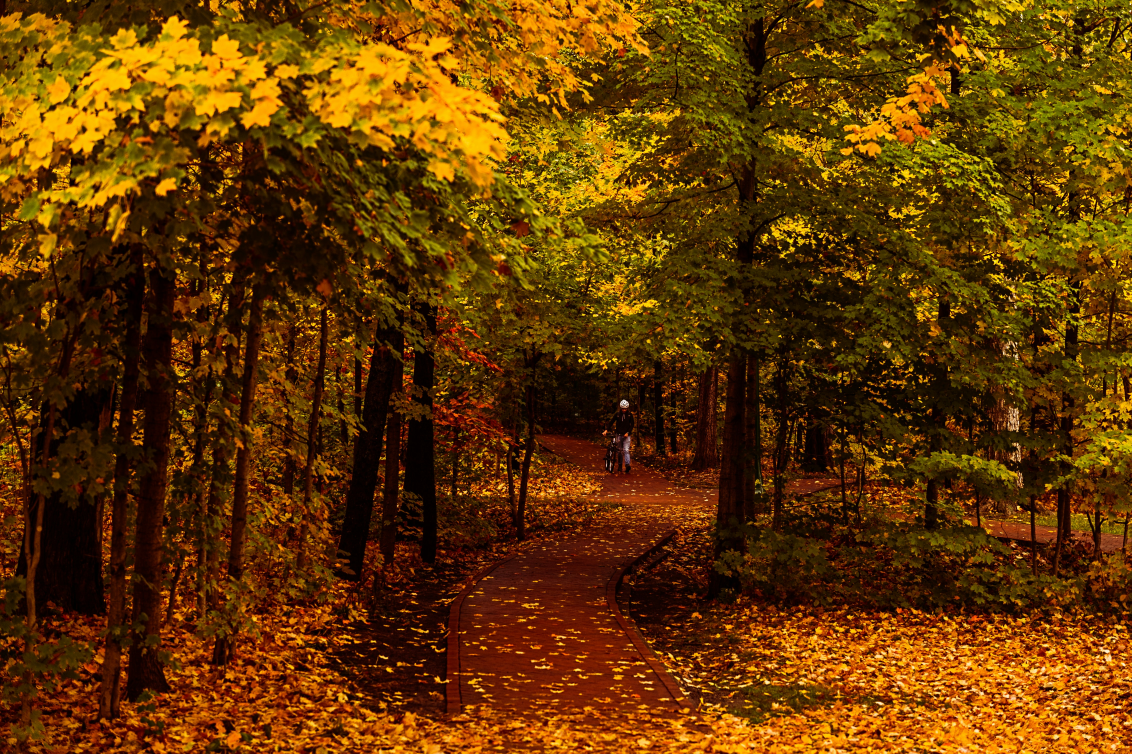
#> input picture data/sample_images/image1.jpg, 4527 x 3015 px (shown at 1/4 size)
$ python -i transforms.py   (imports and definitions only)
#> lines starting #> are read from the running program, lines starting #| are printed output that depends on the picture
#> further down, picture is the input picture: PIL image 4527x3015 RGB; mean R, G, B 99.2, 55.8, 3.3
# jobs/image_processing/transforms.py
# All image transform operations.
# Each function takes a PIL Image and returns a new PIL Image.
# Workers call these functions by name — the name is passed in the task payload.
#
# Supported transforms:
#   grayscale       — convert to single-channel grayscale
#   brightness      — increase / decrease brightness (factor param)
#   contrast        — increase / decrease contrast   (factor param)
#   blur            — Gaussian blur                  (radius param)
#   sharpen         — unsharp mask sharpening
#   resize          — resize to a given width×height (keeping aspect ratio)
#   thumbnail       — resize to fit inside a box (e.g. 128×128)
#   flip_horizontal — mirror left-right
#   flip_vertical   — mirror top-bottom
#   rotate          — rotate by degrees              (degrees param)
#   edge_detect     — find edges using FIND_EDGES filter
#   sepia           — warm sepia tone effect
#   invert          — colour inversion (negative)

from PIL import Image, ImageFilter, ImageEnhance, ImageOps
from typing import Any


# ── Registry: name → function ─────────────────────────────────────────────────

def grayscale(img: Image.Image, **_) -> Image.Image:
    """Convert to grayscale (L mode), then back to RGB for uniform output."""
    return img.convert("L").convert("RGB")


# [14 lines left out: functions brightness, contrast, not called in this run]


def blur(img: Image.Image, radius: float = 2.0, **_) -> Image.Image:
    """Apply Gaussian blur with the given radius."""
    return img.filter(ImageFilter.GaussianBlur(radius=float(radius)))


def sharpen(img: Image.Image, **_) -> Image.Image:
    """Sharpen using unsharp mask."""
    return img.filter(ImageFilter.UnsharpMask(radius=2, percent=150, threshold=3))


# [16 lines left out: functions resize, thumbnail, not called in this run]


def flip_horizontal(img: Image.Image, **_) -> Image.Image:
    """Mirror the image left to right."""
    return ImageOps.mirror(img)


def flip_vertical(img: Image.Image, **_) -> Image.Image:
    """Flip the image top to bottom."""
    return ImageOps.flip(img)


# [16 lines left out: functions rotate, edge_detect, not called in this run]


def sepia(img: Image.Image, **_) -> Image.Image:
    """
    Apply a warm sepia tone by tinting a grayscale version.
    Uses a matrix transform for efficiency.
    """
    gray = img.convert("L").convert("RGB")
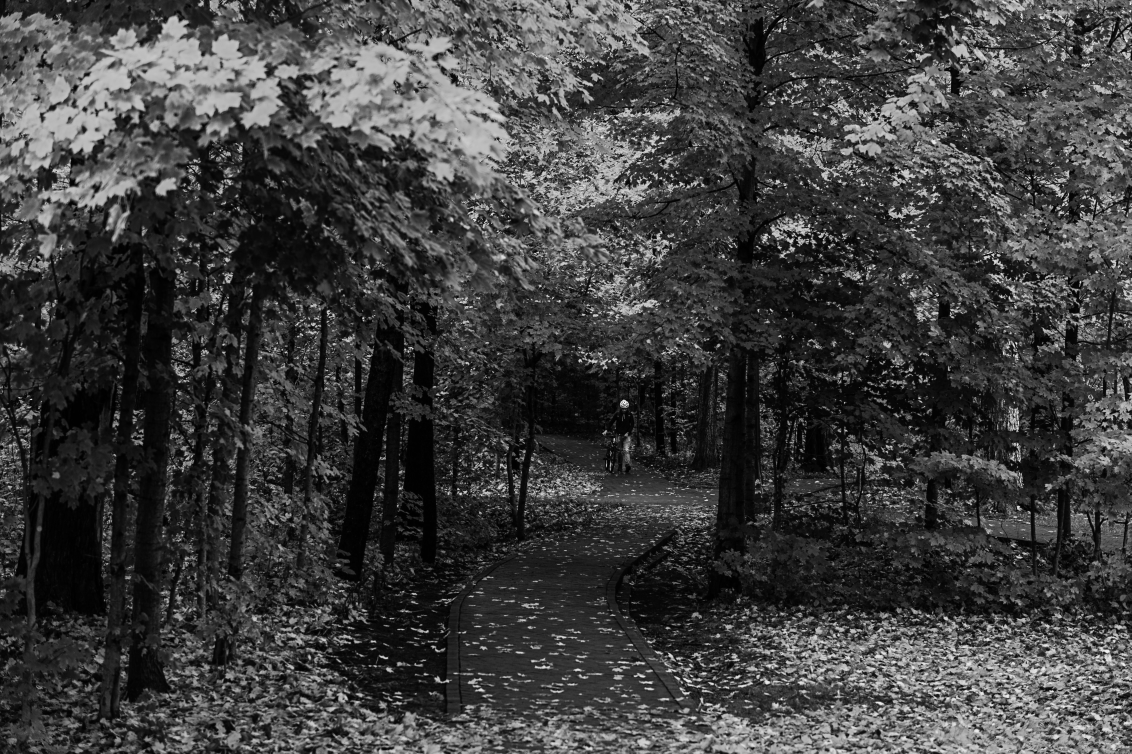
#> gray: PIL image 4527x3015 RGB (shown at 1/4 size); min 0, max 255, mean 62.8
    r, g, b = gray.split()

    def _apply(channel, rf, gf, bf):
        # blend using point transforms
        return channel

    # Sepia matrix applied via ImageEnhance chain
    sepia_img = ImageEnhance.Color(gray).enhance(0)     # desaturate
    sepia_img = ImageEnhance.Brightness(sepia_img).enhance(1.1)
    # Tint: manually apply sepia colour shift via pixel manipulation
    sepia_data = []
    for pixel in sepia_img.getdata():
        r_val = min(255, int(pixel[0] * 1.0))
        g_val = min(255, int(pixel[1] * 0.85))
        b_val = min(255, int(pixel[2] * 0.65))
        sepia_data.append((r_val, g_val, b_val))
#> this loop made 13648905 passes
#> (pixel, r_val, g_val, b_val) on passes 1 to 3: ((8, 8, 8), 8, 6, 5), ((9, 9, 9), 9, 7, 5), ((12, 12, 12), 12, 10, 7)
#> after the loop, sepia_data = 13648905 items
    result = Image.new("RGB", sepia_img.size)
#> result: PIL image 4527x3015 RGB; every value is 0
    result.putdata(sepia_data)
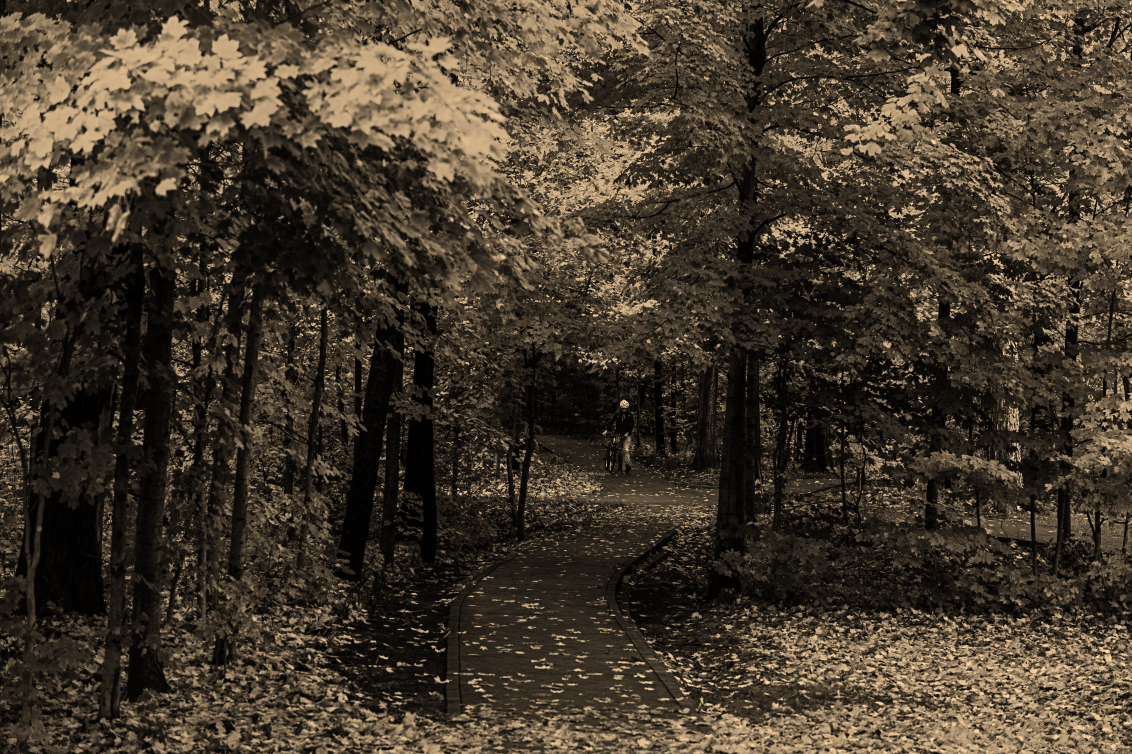
#> result: PIL image 4527x3015 RGB (shown at 1/4 size); mean R, G, B 68.6, 57.8, 44.1
    return result


def invert(img: Image.Image, **_) -> Image.Image:
    """Invert all pixel values (create a negative)."""
    return ImageOps.invert(img.convert("RGB"))


# ── Transform registry ────────────────────────────────────────────────────────

TRANSFORMS = {
    "grayscale"       : grayscale,
    "brightness"      : brightness,
    "contrast"        : contrast,
    "blur"            : blur,
    "sharpen"         : sharpen,
    "resize"          : resize,
    "thumbnail"       : thumbnail,
    "flip_horizontal" : flip_horizontal,
    "flip_vertical"   : flip_vertical,
    "rotate"          : rotate,
    "edge_detect"     : edge_detect,
    "sepia"           : sepia,
    "invert"          : invert,
}


# [23 lines left out: function apply_transform, not called in this run]


def list_transforms() -> list:
    """Return a sorted list of all available transform names."""
    return sorted(TRANSFORMS.keys())

>>> from PIL import Image
>>> picture = Image.open('../../data/sample_images/image1.jpg')
>>> result = sepia(picture)
